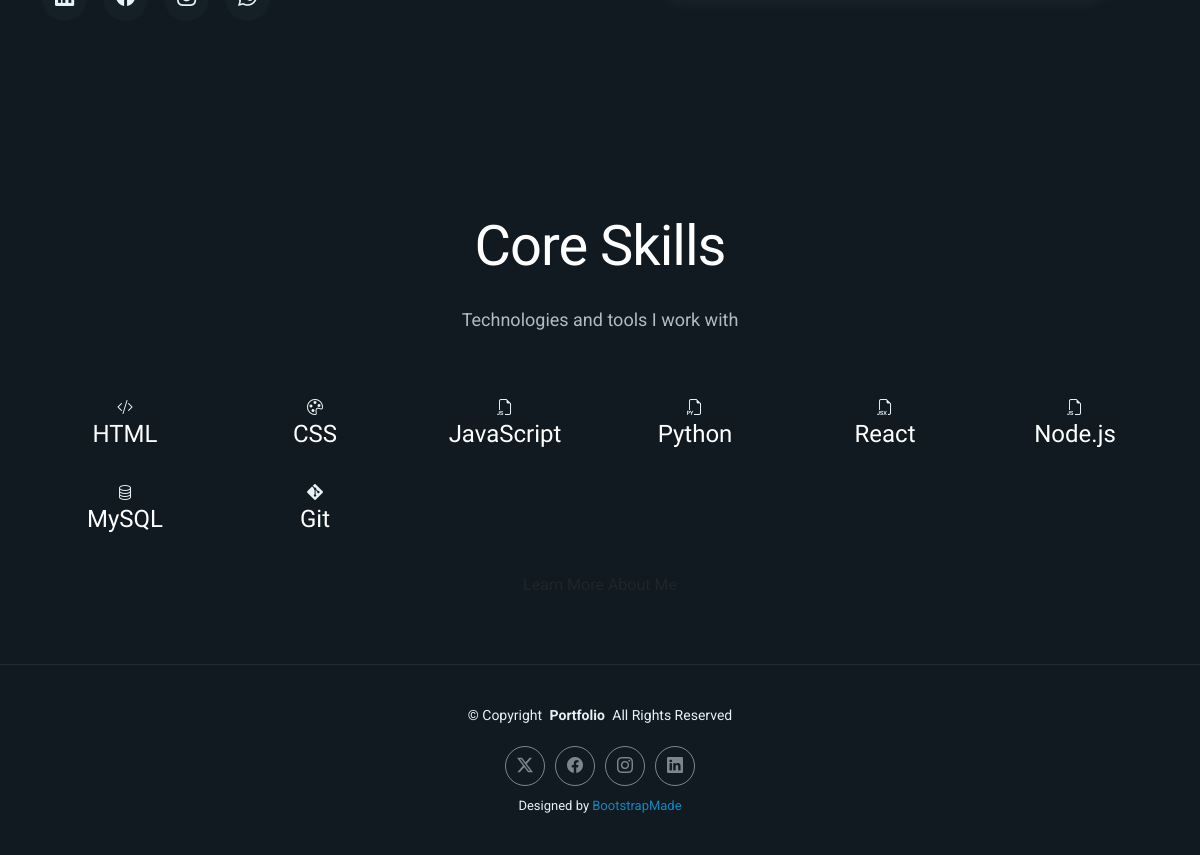
Before: / (lower part) with the older database file.
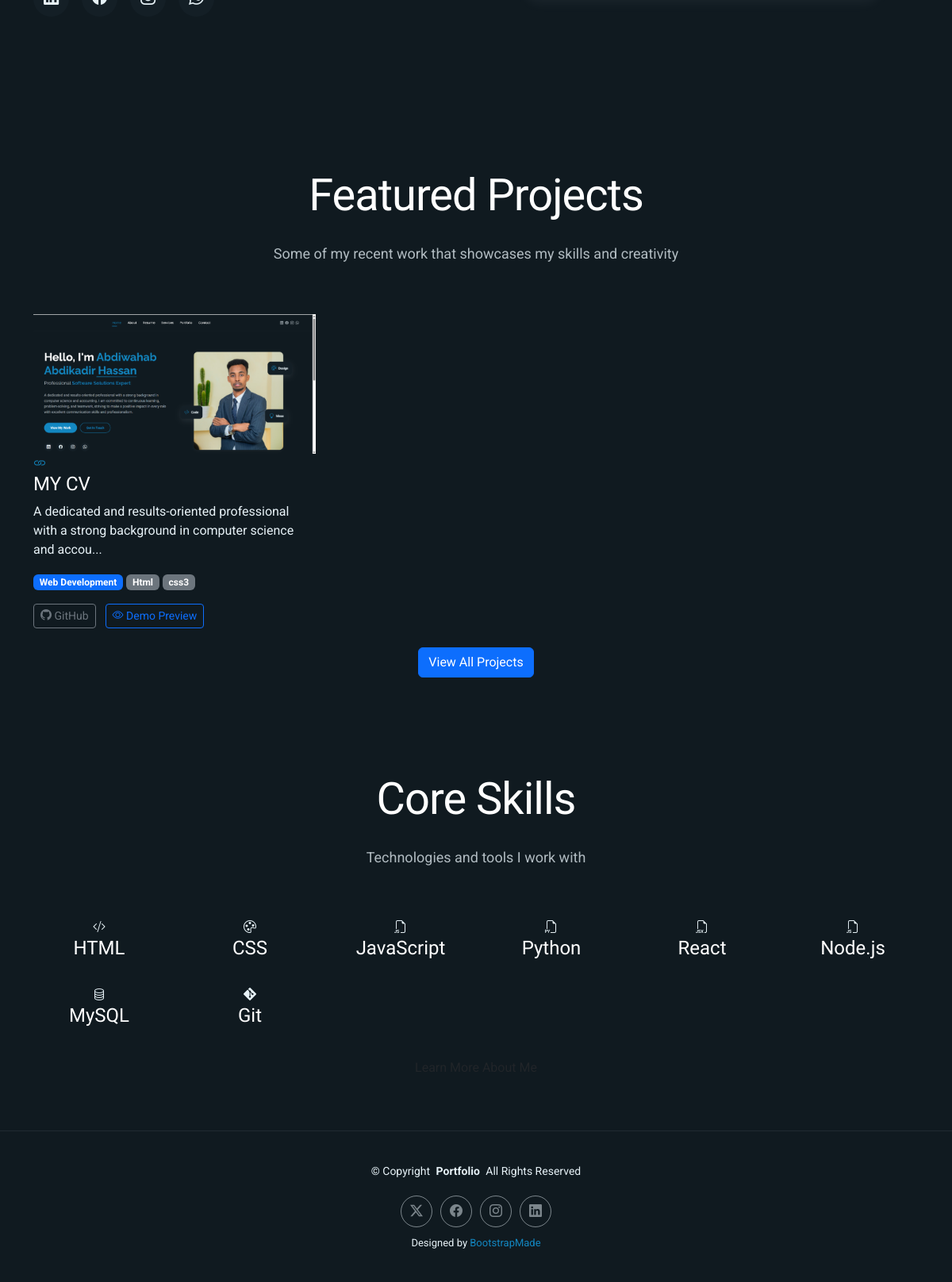
After: the same page with the newer database file.
### app.py (models this page shows)
class Skill(db.Model):
    id = db.Column(db.Integer, primary_key=True)
    name = db.Column(db.String(100), nullable=False)
    category = db.Column(db.String(50), nullable=False)
    proficiency = db.Column(db.Integer, nullable=False)  # 0-100
    description = db.Column(db.Text)
    icon = db.Column(db.String(100))
    created_at = db.Column(db.DateTime, default=datetime.utcnow)

class Project(db.Model):
    id = db.Column(db.Integer, primary_key=True)
    title = db.Column(db.String(200), nullable=False)
    description = db.Column(db.Text, nullable=False)
    long_description = db.Column(db.Text)
    category = db.Column(db.String(100), nullable=False)
    image_url = db.Column(db.String(200))
    project_url = db.Column(db.String(200))
    github_url = db.Column(db.String(200))
    _technologies = db.Column('technologies', db.Text)  # JSON string
    featured = db.Column(db.Boolean, default=False)
    created_at = db.Column(db.DateTime, default=datetime.utcnow)
    updated_at = db.Column(db.DateTime, default=datetime.utcnow, onupdate=datetime.utcnow)
    @property
    def technologies(self):
        if self._technologies:
            try:
                return json.loads(self._technologies)
            except:
                return []
        return []
    @technologies.setter
    def technologies(self, value):
        """Set technologies from a list"""
        if isinstance(value, list):
            self._technologies = json.dumps(value)
        else:
            self._technologies = value

### app.py (the view)
@app.route('/')
def index():
    projects = Project.query.filter_by(featured=True).limit(6).all()
    skills = Skill.query.all()
    experiences = Experience.query.order_by(Experience.start_date.desc()).limit(3).all()
    return render_template('index.html', projects=projects, skills=skills, experiences=experiences)

### templates/index.html (shortened to what the changed rows need)
{% extends "base.html" %}
{% block body_class %}index-page{% endblock %}
{% block content %}
{% if projects %}
<section id="featured-projects" class="featured-projects section">
  <div class="container" data-aos="fade-up" data-aos-delay="100">
    <div class="section-title">
      <h2>Featured Projects</h2>
      <p>Some of my recent work that showcases my skills and creativity</p>
    </div>
    <div class="row g-4">
      {% for project in projects %}
      <div class="col-lg-4 col-md-6" data-aos="fade-up" data-aos-delay="{{ loop.index * 100 }}">
        <div class="project-card">
          <div class="project-img">
            {% if project.image_url %}
            <img src="{{ url_for('uploaded_file', filename=project.image_url) }}" alt="{{ project.title }}" class="img-fluid">
            {% endif %}
            <div class="project-overlay">
              <a href="{{ url_for('portfolio_details', project_id=project.id) }}" class="project-details-link">
                <i class="bi bi-link"></i>
              </a>
            </div>
          </div>
          <div class="project-info">
            <h4>{{ project.title }}</h4>
            <p>{{ project.description[:100] }}{% if project.description|length > 100 %}...{% endif %}</p>
            <div class="project-tags">
              <span class="badge bg-primary">{{ project.category }}</span>
              {% if project.technologies %}
                {% for tech in project.technologies[:2] %}
                <span class="badge bg-secondary">{{ tech }}</span>
                {% endfor %}
              {% endif %}
            </div>
            <div class="project-links mt-3">
              {% if project.github_url %}
              <a href="{{ project.github_url }}" target="_blank" class="btn btn-outline-secondary btn-sm me-2" title="View on GitHub">
                <i class="bi bi-github"></i> GitHub
              </a>
              {% endif %}
              {% if project.project_url %}
              <a href="{{ project.project_url }}" target="_blank" class="btn btn-outline-primary btn-sm" title="View Live Demo">
                <i class="bi bi-eye"></i> Demo Preview
              </a>
              {% endif %}
            </div>
          </div>
        </div>
      </div>
      {% endfor %}
    </div>
    <div class="text-center mt-4" data-aos="fade-up" data-aos-delay="400">
      <a href="{{ url_for('portfolio') }}" class="btn btn-primary">View All Projects</a>
    </div>
  </div>
</section>
{% endif %}
{% if skills %}
<section id="skills-preview" class="skills-preview section">
  <div class="container" data-aos="fade-up" data-aos-delay="100">
    <div class="section-title">
      <h2>Core Skills</h2>
    </div>
    <div class="row g-4">
      {% for skill in skills[:8] %}
      <div class="col-6 col-md-3 col-lg-2" data-aos="fade-up" data-aos-delay="{{ loop.index * 100 }}">
        <div class="skill-item text-center">
          {% if skill.icon %}
          <i class="{{ skill.icon }}"></i>
          {% else %}
          <i class="bi bi-code-slash"></i>
          {% endif %}
          <h4>{{ skill.name }}</h4>
        </div>
      </div>
      {% endfor %}
    </div>
  </div>
</section>
{% endif %}
{% endblock %}

Changed rows visible on the page:
added Project: image_url (picture), title "MY CV", description "A dedicated and results-oriented professional with a strong background in computer science and accou", category "Web Development", 2 "Html" "css3"
Other visible differences:
text now shown: "Featured Projects Some of my recent work that showcases my skills and creativity View All Projects"
